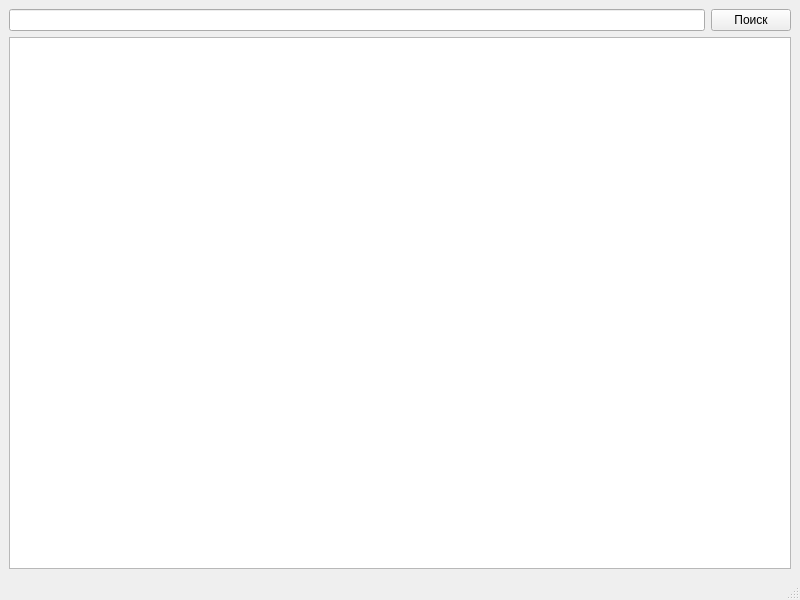
<?xml version="1.0" encoding="UTF-8"?>
<ui version="4.0">
 <class>MainWindow</class>
 <widget class="QMainWindow" name="MainWindow">
  <property name="geometry">
   <rect>
    <x>0</x>
    <y>0</y>
    <width>800</width>
    <height>600</height>
   </rect>
  </property>
  <property name="windowTitle">
   <string>MainWindow</string>
  </property>
  <widget class="QWidget" name="centralwidget">
   <layout class="QVBoxLayout" name="verticalLayout">
    <item>
     <layout class="QHBoxLayout" name="horizontalLayout">
      <item>
       <widget class="QLineEdit" name="lineEdit"/>
      </item>
      <item>
       <widget class="QPushButton" name="pushButton">
        <property name="text">
         <string>Поиск</string>
        </property>
       </widget>
      </item>
     </layout>
    </item>
    <item>
     <widget class="QTextBrowser" name="textBrowser"/>
    </item>
   </layout>
  </widget>
  <widget class="QMenuBar" name="menubar">
   <property name="geometry">
    <rect>
     <x>0</x>
     <y>0</y>
     <width>800</width>
     <height>22</height>
    </rect>
   </property>
  </widget>
  <widget class="QStatusBar" name="statusbar"/>
 </widget>
 <resources/>
 <connections/>
</ui>
